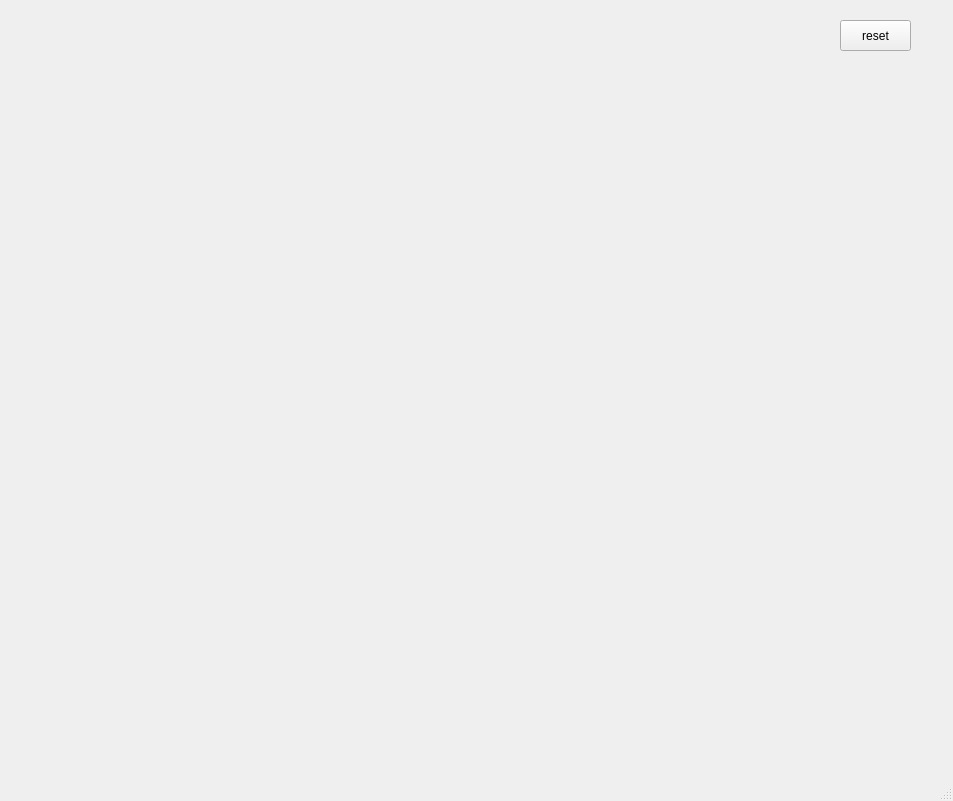
<?xml version="1.0" encoding="UTF-8"?>
<ui version="4.0">
 <class>MainWindow</class>
 <widget class="QMainWindow" name="MainWindow">
  <property name="geometry">
   <rect>
    <x>0</x>
    <y>0</y>
    <width>953</width>
    <height>801</height>
   </rect>
  </property>
  <property name="windowTitle">
   <string>MainWindow</string>
  </property>
  <widget class="QWidget" name="centralwidget">
   <widget class="QPushButton" name="pb">
    <property name="geometry">
     <rect>
      <x>840</x>
      <y>20</y>
      <width>71</width>
      <height>31</height>
     </rect>
    </property>
    <property name="text">
     <string>reset</string>
    </property>
    <property name="iconSize">
     <size>
      <width>40</width>
      <height>40</height>
     </size>
    </property>
   </widget>
  </widget>
  <widget class="QMenuBar" name="menubar">
   <property name="geometry">
    <rect>
     <x>0</x>
     <y>0</y>
     <width>953</width>
     <height>21</height>
    </rect>
   </property>
  </widget>
  <widget class="QStatusBar" name="statusbar"/>
 </widget>
 <resources/>
 <connections/>
</ui>
